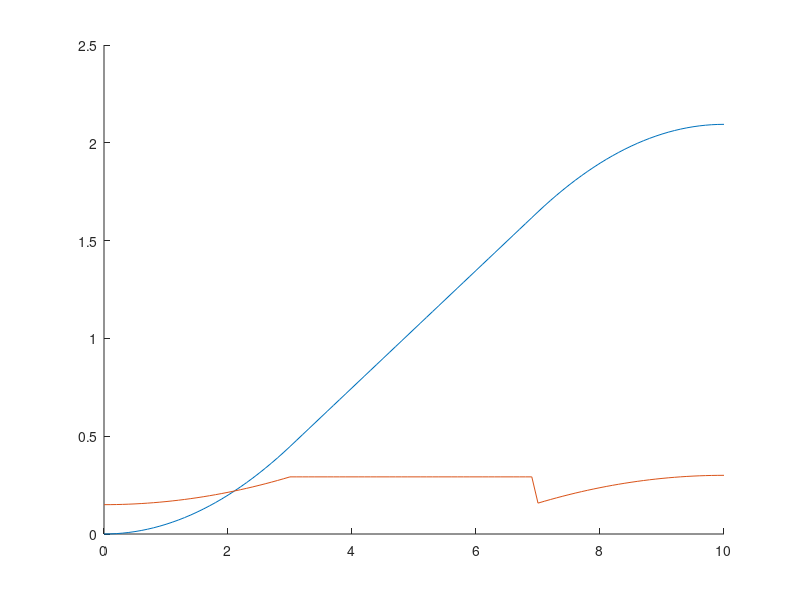
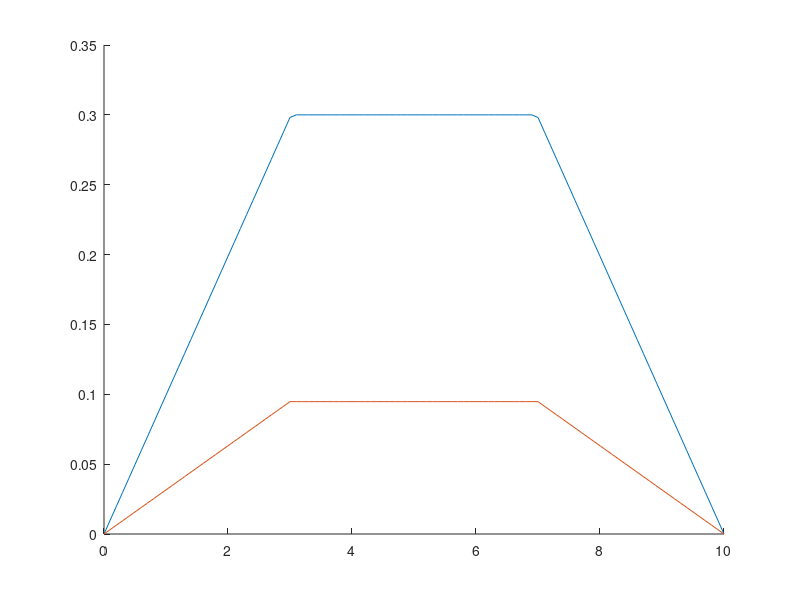
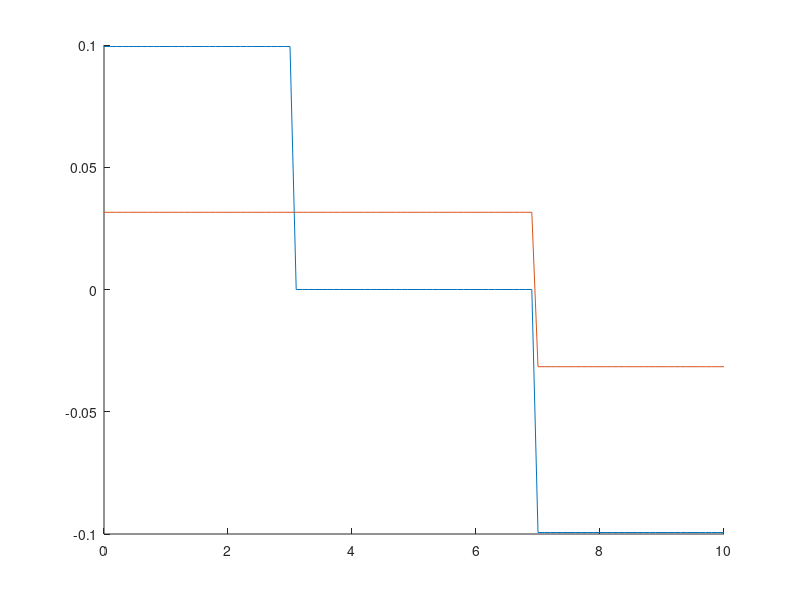

The MATLAB source for these figures, in order:
clc; clear all;
V=0.3;
qi = [0*pi/18 0.15];
qf=[120*pi/180 0.3];
J=[0 1];
T=10;
incr = T/100;
t=0:incr:T;


for j=1:length(J)
i=1;
tb(j) =(qi(j)-qf(j)+V*T)/V;

a_acc(j) = V/tb(j);


for t = 0:incr:T
    
    if t>=0 & t<=tb
        q(j) = qi(j) + (a_acc(j)/2)*t^2;
        dqi(j) = a_acc(j)*t;
        ddqi(j) = a_acc(j);
        
    elseif t>tb & t<=(T-tb)
        q(j) = (qf(j) + qi(j) - V*T)/2 + V*t;
        dqi(j) = V;
        ddqi(j) = 0;
        
    elseif t>(T-tb) & t<=T
        q(j) = qf(j) - (a_acc(j)/2)*(T^2)+a_acc(j)*T*t-(a_acc(j)/2)*t^2;
        dqi(j) = a_acc(j)*(T-t);
        ddqi(j) = -a_acc(j);
        
    end
    time(i) = t;
    
    q1(j,i)=q(j);
    dq1(j,i) = dqi(j);
    ddq1(j,i) = ddqi(j);
    i=i+1;
end

figure(1)
hold on
plot(time,q1(j,:))
hold off

figure(2)
hold on
plot(time,dq1(j,:))
hold off

figure(3)
hold on
plot(time,ddq1(j,:))
hold off
% axis([0 1 -60 65])

end